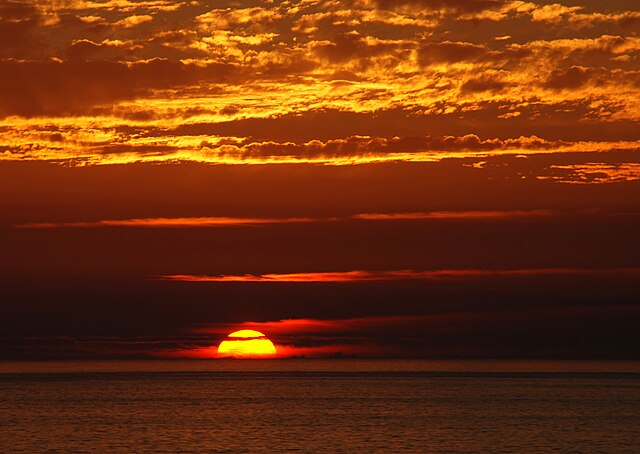
#> input picture sample.jpg, 640 x 454 px
$ python pixel_image_encryptor.py
#> lines starting #> are read from the running program, lines starting #| are printed output that depends on the picture
#> the answer given: 1
#> the answer given: sample.jpg
#> the answer given: out.png
from PIL import Image

def print_header():
    header = """
 ___  _ __   __ ___  _     __ __   __   __  _  _  ___  _  _  _     __  _____  _   __   __  _
| _,\| |\ \_/ /| __|| |   |  V  | /  \ |  \| || || _,\| || || |   /  \|_   _|| | /__\ |  \| |
| v_/| | > , < | _| | |_  | \_/ || /\ || | ' || || v_/| \/ || |_ | /\ | | |  | || \/ || | ' |
|_|  |_|/_/ \_\|___||___| |_| |_||_||_||_|\__||_||_|   \__/ |___||_||_| |_|  |_| \__/ |_|\__|
    """
    print(header)
    print("="*80)

def encrypt_image(image_path, output_path):
#> called with image_path = 'sample.jpg', output_path = 'out.png'
    try:
        # Open the image
        img = Image.open(image_path)
#> img is the input picture: PIL image 640x454 RGB; mean R, G, B 111.3, 48.4, 13.7
        pixels = img.load()

        # Manipulate pixels (simple encryption by inverting pixel values)
        for i in range(img.size[0]):
            for j in range(img.size[1]):
                r, g, b = pixels[i, j]
                pixels[i, j] = (255 - r, 255 - g, 255 - b)

        # Save the encrypted image
        img.save(output_path)
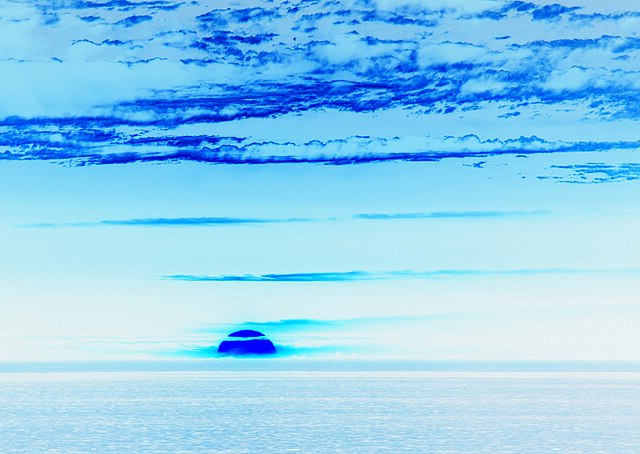
#> saved as out.png: PIL image 640x454 RGB; mean R, G, B 143.7, 206.6, 241.3
        print(f"Image encrypted and saved as {output_path}")
    except Exception as e:
        print(f"An error occurred: {e}")

def decrypt_image(image_path, output_path):
    try:
        # Open the image
        img = Image.open(image_path)
        pixels = img.load()

        # Reverse manipulation (decrypt by inverting pixel values back)
        for i in range(img.size[0]):
            for j in range(img.size[1]):
                r, g, b = pixels[i, j]
                pixels[i, j] = (255 - r, 255 - g, 255 - b)

        # Save the decrypted image
        img.save(output_path)
        print(f"Image decrypted and saved as {output_path}")
    except Exception as e:
        print(f"An error occurred: {e}")

def main():
    print_header()

    while True:
        print("Choose an option:")
        print("1. Encrypt an image")
        print("2. Decrypt an image")
        print("3. Exit")

#> (the run stopped early here; a loop or call above may not have finished)
